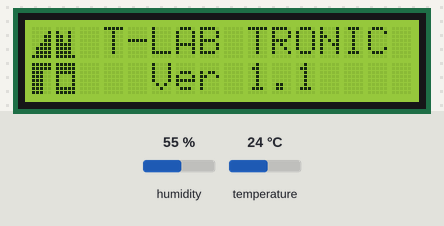
A sketch run on a simulated ESP8266 (NodeMCU). Parts: 16×2 character LCD. Inputs (shaded band) come from the test bench; at power-on: temperature 24 °C, humidity 55 %. What the sketch prints to the serial monitor is not drawn.

Above: at 1.2 s.
8.3 s: temperature set to 12 °C
At 18.6 s:
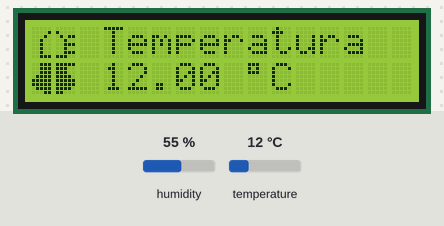
19.1 s: humidity set to 22 %
At 30.8 s:
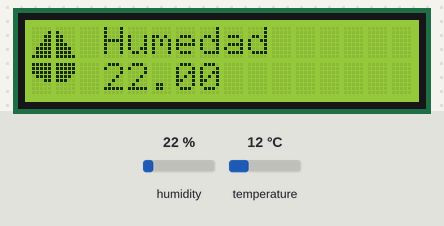
30.9 s: humidity set to 40 %
At 40.6 s:
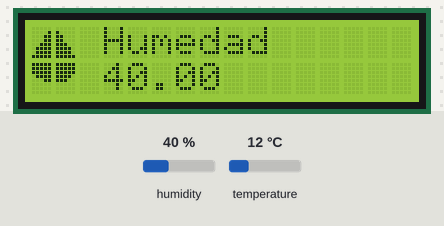
40.9 s: temperature set to 19 °C
At 45.5 s:
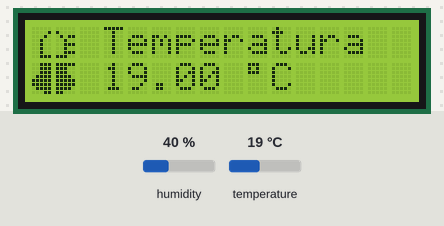
Timing chart, 0 to 47.0 s (numbered marks = the images above; inputs shaded):
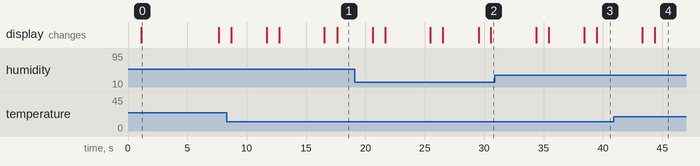

Measured:
- what the display in image 0 shows lasts 6.5 s, from 1.1 s to 7.6 s

The sketch:

estacionmet_v2.ino
```cpp
#include <ESP8266WiFi.h>
#include "DHT.h"        // including the library of DHT11 temperature and humidity sensor
#define DHTTYPE DHT22   // DHT 11
#include <Wire.h>      // libreria de comunicacion por I2C
#include <LCD.h>      // libreria para funciones de LCD
#include <LiquidCrystal_I2C.h>    // libreria para LCD por I2C
#include <Adafruit_Sensor.h>
#include <DHT_U.h>

// librerias
// https://github.com/adafruit/DHT-sensor-library
// https://github.com/adafruit/Adafruit_Sensor
// https://github.com/fmalpartida/New-LiquidCrystal

#define dht_dpin 0
DHT dht(dht_dpin, DHTTYPE);

uint32_t delayMS;

// Icono de Humededad
byte humchar1[8]={B00000, B00001, B00011, B00011,
                  B00111, B01111, B01111, B11111,};
byte humchar2[8]={B11111, B11111, B11111, B01111,
                  B00011, B00000, B00000, B00000,};
byte humchar3[8]={B00000, B10000, B11000, B11000,
                  B11100, B11110, B11110, B11111,};
byte humchar4[8]={B11111, B11111, B11111, B11110,
                  B11100, B00000, B00000, B00000,};

//Icono de Termometro
byte tempchar1[8]={B00000, B00001, B00010, B00100, //Row 0, Col 2
                  B00100, B00100, B00100, B00111,};
byte tempchar2[8]={B00111, B00111, B00111, B01111, //Row 1, Col 2
                  B11111, B11111, B01111, B00011,};
byte tempchar3[8]={B00000, B10000, B01011, B00100, //ROW 0, Col 3
                  B00111, B00100, B00111, B11100,};
byte tempchar4[8]={B11111, B11100, B11100, B11110, //Row 1, Col 3
                  B11111, B11111, B11110, B11000,};

//Icono de House
byte housechar1[8]={B00000, B00001, B00011, B00011, //Row 0, Col 0
                  B00111, B01111, B01111, B11111,};
byte housechar2[8]={B11111, B11111, B11100, B11100, //Row 1, Col 0
                  B11100, B11100, B11100, B11100,};
byte housechar3[8]={B00000, B10010, B11010, B11010, //ROW 0, Col 1
                  B11110, B11110, B11110, B11111,};
byte housechar4[8]={B11111, B11111, B11111, B10001, //Row 1, Col 1
                    B10001, B10001, B11111, B11111,};

// creamos el objeto lcd
LiquidCrystal_I2C lcd (0x27, 2, 1, 0, 4, 5, 6, 7); // DIR, E, RW, RS, D4, D5, D6, D7

void setup(void)
{

    lcd.setBacklightPin(3,POSITIVE);  // puerto P3 de PCF8574 como positivo
    lcd.setBacklight(HIGH);   // habilita iluminacion posterior de LCD
    lcd.begin(16, 2);     // 16 columnas por 2 lineas para LCD 1602A
    lcd.clear();      // limpia pantalla

    firmware_version();

    dht.begin();
    Serial.begin(9600);
    Serial.println("Humedad y Temperatura\n\n");
    delay(700);

}
void loop() {
    float h = dht.readHumidity();
    float t = dht.readTemperature();
    Serial.print("Humedad = ");
    Serial.print(h);
    Serial.print("%  ");
    Serial.print("Temperatura = ");
    Serial.print(t);
    Serial.println("°C  ");

    unsigned long currentMillis = millis();

    delay(800);

    delay(delayMS);
    // Get temperature event and print its value.


    lcd.clear();
    delay(1000);
    lcd.createChar(1,tempchar1);
    lcd.createChar(2,tempchar2);
    lcd.createChar(3,tempchar3);
    lcd.createChar(4,tempchar4);
    lcd.setCursor(0,0);
    lcd.write(1);
    lcd.setCursor(0,1);
    lcd.write(2);
    lcd.setCursor(1,0);
    lcd.write(3);
    lcd.setCursor(1,1);
    lcd.write(4);
    lcd.setCursor(3,0);
    lcd.print("Temperatura");
    lcd.setCursor(3,1);
    lcd.print(t);
    lcd.setCursor(9,1);
    lcd.print((char)223);
    lcd.setCursor(10,1);
    lcd.print("C");
    delay(3000);


    lcd.clear();
    delay(1000);
    lcd.createChar(1,humchar1);
    lcd.createChar(2,humchar2);
    lcd.createChar(3,humchar3);
    lcd.createChar(4,humchar4);
    lcd.setCursor(0,0);
    lcd.write(1);
    lcd.setCursor(0,1);
    lcd.write(2);
    lcd.setCursor(1,0);
    lcd.write(3);
    lcd.setCursor(1,1);
    lcd.write(4);
    lcd.setCursor(3,0);
    lcd.print("Humedad");
    lcd.setCursor(3,1);
    lcd.print(h);
    delay(3000);

}


void firmware_version()
{

  lcd.clear();
  delay(1000);
  lcd.createChar(1,housechar1);
  lcd.createChar(2,housechar2);
  lcd.createChar(3,housechar3);
  lcd.createChar(4,housechar4);
  lcd.setCursor(0,0);
  lcd.write(1);
  lcd.setCursor(0,1);
  lcd.write(2);
  lcd.setCursor(1,0);
  lcd.write(3);
  lcd.setCursor(1,1);
  lcd.write(4);
  lcd.setCursor(3,0);
  lcd.print("T-LAB TRONIC");
  lcd.setCursor(5,1);
  lcd.print("Ver 1.1");
  delay(5000);

}
```
